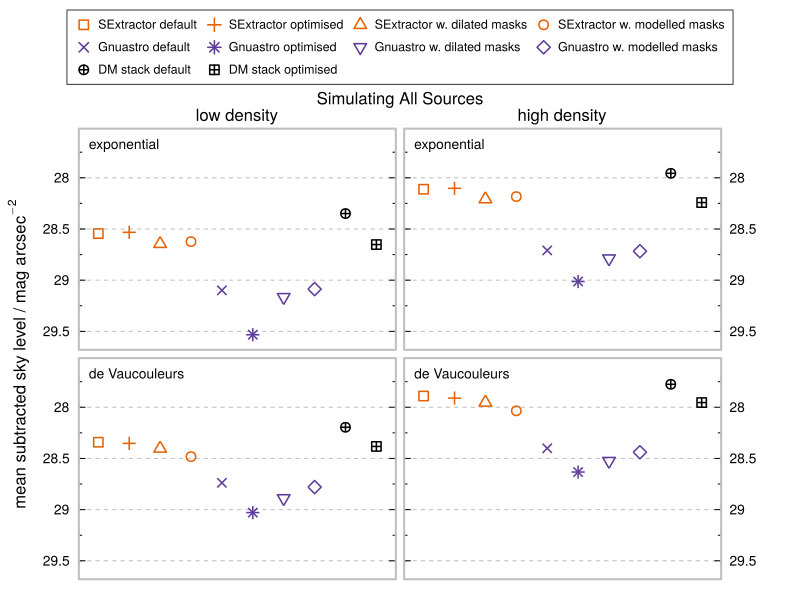

Reproduce this figure in R.
#!/usr/bin/Rscript --no-init-file

# setup
require("astro", quietly=TRUE)
#palette(c("#000000", "#e66101", "#5e3c99", "#fdb863", "#b2abd2", "#edf8b1", "#7fcdbb", "#2c7fb8"))
set.seed(3125)

# data
dat = readRDS("../datacollect/skydata.rds")

# definitions
fn = function(flux){-2.5*log10(flux/(0.168^2))+27}
ordera = c(1,5,3,7)
orderb = c(2,6,4,8)
ydats = list(dat$skymean[,ordera],dat$skymean[,orderb])
pdfnames = paste0("skyval-", c("a","b","a5","b5"), ".pdf")
ylimlo = c(29.6,32.5,29.6,32.5)
ylimhi = c(27.6,28.5,27.6,28.5)

# par
cex = 1.5
lwd = 1.5
metpch = c(0,3,2,1,4,8,6,5,10,12)
metcol = c(2,2,2,2,3,3,3,3,1,1)
simsources = paste0("Simulating ", c("All Sources","Bright Only (No EBL)","All","Bright Only (No EBL)"))

# loop
for(i in 1:length(ydats)){
    
    # dev
    cairo_pdf(file=pdfnames[i], width=8, height=6)
    
    # par
    layout(rbind(c(1,2),c(3,4)))
    palette(c("#000000", "#e66101", "#5e3c99", "#fdb863", "#b2abd2", "#edf8b1", "#7fcdbb", "#2c7fb8"))
    par("mar"=c(0.25,0.25,0.25,0.25))
    par("oma"=c(1,4.5,7.5,4.5))
    
    # loop
    for(j in 1:ncol(ydats[[i]])){
        
        # base plot setup
        if(j==1){labs = c(2)}
        if(j==2){labs = c(4)}
        if(j==3){labs = c(2)}
        if(j==4){labs = c(4)}
        aplot(NA, xlim=c(1-0.25,nrow(ydats[[1]])+0.25), ylim=c(ylimlo[i],ylimhi[i]), xlab="", ylab="", las=1, side=NA, log="", labels=labs, tick=FALSE, bty="n")
        abline(h=seq(27.5,35,by=0.5), col="grey75", lty=2, lend=1)
        #abline(v=c(0.00001,0.0001,0.001,0.01,0.1,1), col="grey75", lty=2, lend=1)
        aaxes(side=c(2,4), labels=labs, ynmin=1, las=1, mgp=c(2,0.5,0))
        if(j%in%c(1,2)){mtext(side=3, line=0.25, text=c("low density","high density")[j], cex=1)}
        if(j%in%c(1,2)){labtext="exponential"}else{labtext="de Vaucouleurs"}
        label("topleft", lab=labtext, inset=0.5, outline="white")
        abox()
        
        # points
        ydat = suppressWarnings(fn(ydats[[i]][,j]))
        toolow = is.na(ydat) | ydat>35
        if(any(toolow)){
            ydat[toolow] = par("usr")[3]-0.5
        }
        apoints(1:nrow(ydats[[i]]), ydat, pch=metpch, lwd=lwd, cex=cex, lend=1, col=metcol)
        if(length(toolow) > 0){
            for(k in which(toolow)){
                arrows(x0=(1:nrow(ydats[[i]]))[k], y0=ydat[k], y1=par("usr")[3], lwd=lwd, cex=cex, lend=1, col=metcol[k], length=0.075)
            }
        }
        
    }
    
    # labels & legend
    par("xpd"=NA)
    #mtext(side=1, line=2, text="sky estimation method", outer=T)
    mtext(side=3, line=1, text=simsources[i], outer=T)
    mtext(side=2, line=2.5, text=bquote(paste("mean subtracted sky level / mag ", arcsec^{-2})), outer=T)
    alegend("top", legend=names(dat$files), ncol=4, byrow=T, inset=0.5, outer=TRUE, seg.len=0.8, seg.gap=0.4,  type=setNames(apply(cbind(pch=metpch,lwd=lwd,col=metcol,cex=cex), 1, as.list), rep("p",length(dat$files))), bty="o", cex=0.9, box.pad=0.25, line.spacing=1.25)
    
    # finish up
    graphics.off()
    
}

# merge into 1 PDF
system(paste("/usr/bin/gs -dBATCH -dNOPAUSE -q -sDEVICE=pdfwrite -dAutoRotatePages=/None -sOutputFile=skyval.pdf skyval-a.pdf skyval-b.pdf"))
